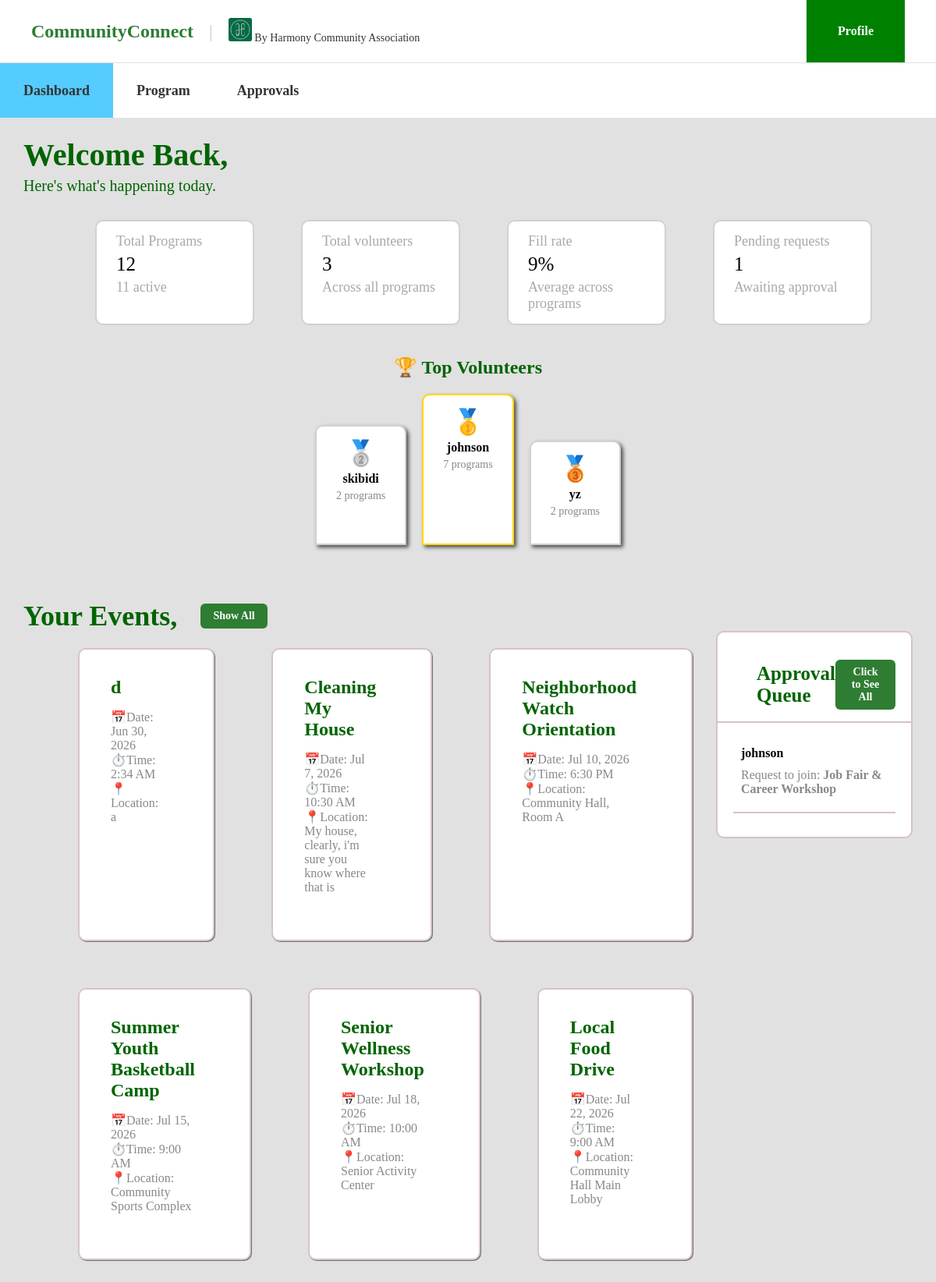
Screenshot of /AdminPage/Admin_Main.php (signed in) with the database file from the repository.
### tables this page shows
CREATE TABLE `program` (
  `id` int(11) NOT NULL,
  `title` varchar(150) NOT NULL,
  `event_date` date NOT NULL,
  `start_time` time NOT NULL,
  `end_time` time NOT NULL,
  `location` varchar(200) NOT NULL,
  `description` text NOT NULL,
  `image` varchar(255) NOT NULL DEFAULT 'Images/gotong-royong.jpg'
);

CREATE TABLE `account` (
  `id` int(11) NOT NULL,
  `username` varchar(100) NOT NULL,
  `email` varchar(100) NOT NULL,
  `password` varchar(255) NOT NULL,
  `role` varchar(50) NOT NULL,
  `Reg_date` datetime NOT NULL
);

### AdminPage/Admin_Main.php (the view, shortened to what this page needs)
 <?php
global $connection;
$total_programs = mysqli_fetch_assoc(mysqli_query($connection, "SELECT COUNT(*) as count FROM program"))['count'];
$total_active_programs = mysqli_fetch_assoc(mysqli_query($connection, "SELECT COUNT(*) as count FROM program WHERE CURDATE() < event_date"))['count'];
$total_pending = mysqli_fetch_assoc(mysqli_query($connection, "SELECT COUNT(*) as count FROM user_program WHERE status = 'Pending'"))['count'];
$total_volunteers = mysqli_fetch_assoc(mysqli_query($connection, "SELECT COUNT(DISTINCT user_id) as count FROM user_program WHERE status = 'Approved'"))['count'];
$total_registered = mysqli_fetch_assoc(mysqli_query($connection, "SELECT COUNT(*) as count FROM user_program WHERE status = 'Approved'"))['count'];
$fill_rate = $total_programs > 0 ? round(($total_registered / ($total_programs * 10)) * 100) : 0;
$leaderboard_sql = "SELECT a.username, COUNT(*) AS completed_count
                     FROM user_program up
                     INNER JOIN account a ON up.user_id = a.id
                     WHERE up.status = 'Approved'
                     GROUP BY up.user_id, a.username
                     ORDER BY completed_count DESC
                     LIMIT 3";
$leaderboard_result = mysqli_query($connection, $leaderboard_sql);
$leaders = [];
while ($row = mysqli_fetch_assoc($leaderboard_result)) {
  $leaders[] = $row;
}
$events_result = mysqli_query($connection, "
  SELECT title, event_date, start_time, location
  FROM program
  WHERE event_date >= CURDATE()
  ORDER BY event_date ASC
  LIMIT 6
");
$approvals_result = mysqli_query($connection, "
  SELECT a.username, p.title
  FROM user_program up, account a, program p
  WHERE up.user_id = a.id
  AND up.program_id = p.id
  AND up.status = 'Pending'
  ORDER BY up.Reg_date ASC
  LIMIT 5
");
?>
<!DOCTYPE html>
<html>
<head>
  <link rel="stylesheet" href="../CSS/admin.css">
</head>
<body>
  <header class="top-header">
    <div class="header-left">
      <h1 class="brand-title">CommunityConnect</h1>
      <span class="divider">|</span>
      <div class="org-host">
        <img src="../Images/harmony.jpg" alt="https://media.licdn.com/dms/image/v2/D4E03AQELNAHJckXI1Q/profile-displayphoto-shrink_200_200/B4EZOXqLbGHkAk-/0/1733416237478?e=2147483647&v=beta&t=sjAOtOOF-mVLAh6dF3wuGAHkhmZoFFiBIWNB3DAQ30s" class="logo-placeholder">
        <span>By Harmony Community Association</span>
      </div>
    </div>
    <div class="header-right">
      <a href="Admin_Profile.php" class="profile-btn">Profile</a>
    </div>
  </header>
  <nav class="main-nav">
    <a href="Admin_Main.php" class="current" target="_self">Dashboard</a>
    <a href="Admin_Program.php" target="_self">Program</a>
    <a href="Admin_Request.php" target="_self">Approvals</a>
  </nav>
  <div class="welcome">
    <div class="wtitle">
      <h1> Welcome Back, </h1>
    </div>
    <div class="small-desc">
      <p> Here's what's happening today. </p>
    </div>
  </div>
  <div class="container">
    <div class="lainfo">
      <div class="tprog">
        <div class="grey"> Total Programs </div>
        <div class="Count"><?= $total_programs ?></div>
        <div class="grey"> <?= $total_active_programs ?> active </div>
      </div>
    </div>
    <div class="lainfo">
      <div class="tprog">
        <div class="grey"> Total volunteers </div>
        <div class="Count"><?= $total_volunteers ?></div>
        <div class="grey"> Across all programs </div>
      </div>
    </div>
    <div class="lainfo">
      <div class="tprog">
        <div class="grey"> Fill rate </div>
        <div class="Count"><?= $fill_rate ?>%</div>
        <div class="grey"> Average across programs </div>
      </div>
    </div>
    <div class="lainfo">
      <div class="tprog">
        <div class="grey"> Pending requests </div>
        <div class="Count"><?= $total_pending ?></div>
        <div class="grey"> Awaiting approval </div>
      </div>
    </div>
  </div>
  <div class="leaderboard-section">
    <h2 class="leaderboard-title">🏆 Top Volunteers</h2>
    <div class="podium">
        <?php
        $podium_order = [1, 0, 2];
        $medals = ['🥈', '🥇', '🥉'];
        $heights = ['podium-2nd', 'podium-1st', 'podium-3rd'];
        foreach ($podium_order as $i => $leaderIndex):
            $leader = $leaders[$leaderIndex];
        ?>
            <div class="podium-spot <?= $heights[$i] ?>">
                <div class="podium-medal"><?= $medals[$i] ?></div>
                <div class="podium-name"><?= htmlspecialchars($leader['username']) ?></div>
                <div class="podium-count"><?= $leader['completed_count'] ?> programs</div>
            </div>
        <?php endforeach; ?>
    </div>
</div>
  <div class="randomah">
    <div class="randomm">
      <div class="envets">
        <div class="envet" style="display: flex; align-items: center; gap: 30px;">
          <h1>Your Events,</h1>
          <button onclick="window.location.href='Admin_Program.php';" class="niba">Show All</button>
        </div>
      </div>
      <?php
      $count = 0;
      while ($row = mysqli_fetch_assoc($events_result)):
        if ($count % 3 === 0):
          if ($count > 0) echo '</div>';
          echo '<div class="container2">';
        endif;
        $count++;
        $date = date("M j, Y", strtotime($row['event_date']));
        $time = date("g:i A", strtotime($row['start_time']));
      ?>
        <div class="envetsWg">
          <div class="envetTitle"><?= htmlspecialchars($row['title']) ?></div>
          <div class="envetDes">
            📅Date: <?= $date ?><br>
            ⏱️Time: <?= $time ?><br>
            📍Location: <?= htmlspecialchars($row['location']) ?><br><br>
          </div>
        </div>
        <?php endwhile; ?>
      <?php if ($count > 0) echo '</div>';?>
      </div>
    <div class="aprove">
      <div class="requestHome">
        <div class="lalala">
          <div class="reqtitle">Approval Queue</div>
          <button onclick="window.location.href='Admin_Request.php';" class="niba">Click to See All</button>
        </div>
        <?php if (mysqli_num_rows($approvals_result) === 0): ?>
          <p style="color: grey; padding: 10px;">No pending requests.</p>
        <?php else: ?>
          <?php while ($req = mysqli_fetch_assoc($approvals_result)): ?>
            <div class="user">
              <div class="ud"><?= htmlspecialchars($req['username']) ?></div>
              <div class="ude">Request to join: <strong><?= htmlspecialchars($req['title']) ?></strong></div>
          </div>
        <?php endwhile; ?>
        <?php endif; ?>
      </div>
    </div>
  </div>
</body>
</html>

### CSS/admin.css (style rules this page uses)
body { background: rgb(225, 225, 225); font-family: 'Times New Roman', serif; margin: 0; padding: 0; }
.top-header { background: white; display: flex; justify-content: space-between; align-items: center; padding: 0 40px; border-bottom: 1px solid #e0e0e0; height: 80px; margin: 0; }
.header-left { display: flex; align-items: center; gap: 20px; }
.brand-title { font-size: 24px; font-weight: bold; color: #2e7d32; }
.divider { color: #cccccc; font-size: 24px; }
.logo-placeholder { width: 30px; height: 30px; }
.org-host { font-size: 14px; color: #333333; }
.header-right { display: flex; align-self: stretch; }
.profile-btn { display: flex; align-items: center; justify-content: center; background-color: Green; color: #ffffff; padding: 0 40px; text-decoration: none; font-weight: bold; font-size: 16px; height: 100%; }
.main-nav { background: white; display: flex; align-items: stretch; height: 70px; margin: 0; }
.main-nav a { display: inline-flex; align-items: center; margin: 0; padding: 0 30px; color: #333333; text-decoration: none; font-weight: bold; font-size: 18px; }
.current { background-color: #55ccff; }
.welcome { font-family: 'Times New Roman', Times, serif; color: darkgreen; font-size: 20px; margin-left: 30px; margin-top: 40px; line-height: 0.4; }
.container { display: flex; justify-content: center; gap: 20px; }
.lainfo { border: 2px solid rgb(209, 209, 209); border-radius: 10px; background-color: white; width: 15%; margin-left: 40px; margin-top: 20px; padding: 10px; }
.tprog { margin-top: 5px; margin-bottom: 5px; margin-left: 15px; }
.grey { color: #a9a9a9; font-family: 'Times New Roman', Times, serif; font-size: large; }
.Count { margin-top: 5px; margin-bottom: 5px; font-size: 25px; }
.envet { font-family: 'Times New Roman', Times, serif; color: darkgreen; font-size: 18px; margin-left: 0px; margin-top: 60px; line-height: 0.4; }
.container2 { display: flex; gap: 3px; margin-bottom: 50px; }
.envetsWg { border: 2px solid rgb(215, 195, 195); border-radius: 10px; box-shadow: 1px 1px #6f6f6f; background-color: white; width: 40%; margin-left: 70px; margin-top: 10px; padding-left: 40px; padding-right: 70px; padding-top: 35px; padding-bottom: 40px; }
.envetTitle { font-family: 'Times New Roman', Times, serif; color: darkgreen; font-weight: bold; font-size: 24px; }
.envetDes { padding-top: 15px; color: #888; font-size: 16px; }
.randomah { display: flex; align-items: flex-start; padding: 0 30px; gap: 30px; }
.randomm { flex: 2; }
.aprove { flex: 1; border: 2px solid rgb(215, 195, 195); border-radius: 10px; background-color: white; margin-top: 110px; height: fit-content; flex-shrink: 0; }
.requestHome { margin-top: 20px; margin-bottom: 30px; }
.lalala { display: flex; justify-content: space-between; align-items: center; padding: 15px 20px; border-bottom: 2px solid rgb(215, 195, 195); margin-bottom: 10px; }
.niba { border-radius: 6px; border: none; background-color: #2e7d32; color: white; padding: 8px 16px; font-weight: bold; font-size: 14px; cursor: pointer; font-family: 'Times New Roman', serif; }
.reqtitle { font-family: 'Times New Roman', Times, serif; color: darkgreen; font-weight: bold; font-size: 25px; margin-left: 30px; }
.ud { margin-left: 10px; font-weight: bold; }
.ude { margin-left: 10px; margin-top: 10px; color: #888; }
.user { margin-top: 30px; padding-bottom: 20px; border-bottom: 2px solid rgb(215, 195, 195); margin-left: 20px; margin-right: 20px; }
.leaderboard-section { margin: 40px 30px 0; }
.leaderboard-title { font-family: 'Times New Roman', serif; color: darkgreen; text-align: center; margin-bottom: 20px; }
.podium { display: flex; justify-content: center; align-items: flex-end; gap: 20px; }
.podium-spot { background: white; border: 2px solid #d1d1d1; border-radius: 10px 10px 0 0; text-align: center; padding: 15px 25px; box-shadow: 3px 3px 5px #4d4d4d; }
.podium-medal { font-size: 32px; }
.podium-name { font-weight: bold; margin-top: 5px; }
.podium-count { color: #888; font-size: 14px; margin-top: 5px; }
.podium-1st { height: 160px; border-color: gold; }
.podium-2nd { height: 120px; }
.podium-3rd { height: 100px; }

### rows the page displays
program: title "d", event_date "Jun 30, 2026", start_time "2:34 AM", location "a"
program: title "Cleaning My House", event_date "Jul 7, 2026", start_time "10:30 AM", location "My house, clearly, i'm sure you know where that is"
program: title "Neighborhood Watch Orientation", event_date "Jul 10, 2026", start_time "6:30 PM", location "Community Hall, Room A"
program: title "Summer Youth Basketball Camp", event_date "Jul 15, 2026", start_time "9:00 AM", location "Community Sports Complex"
program: title "Senior Wellness Workshop", event_date "Jul 18, 2026", start_time "10:00 AM", location "Senior Activity Center"
program: title "Local Food Drive", event_date "Jul 22, 2026", start_time "9:00 AM", location "Community Hall Main Lobby"
account: username "johnson", program.title "Job Fair & Career Workshop"

### other values shown
$total_programs "12"
$total_active_programs "11"
$total_volunteers "3"
$fill_rate "9"
$total_pending "1"
$medals[$i] "🥈"
$leader['username'] "skibidi"
$leader['completed_count'] "2"
$medals[$i] "🥇"
$leader['username'] "johnson"
$leader['completed_count'] "7"
$medals[$i] "🥉"
$leader['username'] "yz"
